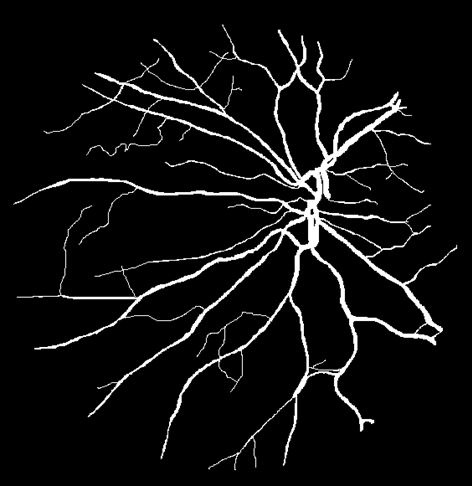
#> input picture kartinka_ch_b.JPG, 472 x 486 px, found by its file name
$ python contours_encoder.py
#> lines starting #> are read from the running program, lines starting #| are printed output that depends on the picture; after the words box and inside, x2 and y2 are one past the last pixel; in counts of white or black regions, pixels touching at a corner belong together
### preprocessing.py
import cv2


def preprocess(img):
    img_gray = cv2.cvtColor(img, cv2.COLOR_BGR2GRAY)
    ret, thresh = cv2.threshold(img_gray, 80, 255, cv2.THRESH_BINARY)

    return thresh

### file_operations.py
import json

import numpy as np


def write(size, res, name):
    if type(res) is list:
        with open(name, 'w') as fw:
            json.dump((size, res), fw)
    else:
        with open(name, 'wb') as fw:
            np.save(fw, size, allow_pickle=True)
            np.save(fw, res, allow_pickle=True)


# [9 lines left out: function read, not called in this run]

### contours_encoder.py
import cv2
from file_operations import write
from preprocessing import preprocess

img = cv2.imread("kartinka_ch_b.jpg")
#> img is the input picture: shape (486, 472, 3); min 0, max 255, mean 16.1

preprocessed_img = preprocess(img)
#> in preprocess, `ret, thresh = cv2.threshold(img_gray, 80, 255, cv2.THRESH_BINARY)`:
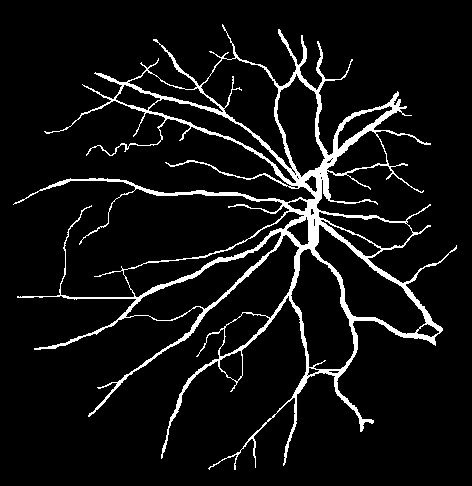
#> thresh: shape (486, 472); 7.1% white; 1 white region

contours, hierarchy = cv2.findContours(preprocessed_img, cv2.RETR_TREE, cv2.CHAIN_APPROX_SIMPLE)
#> contours = 36 contours, 13 with area under 20; largest, box (x1, y1, x2, y2) and area: (13, 24, 457, 470) 45051, (290, 248, 355, 370) 4843, (314, 224, 427, 335) 4602, (200, 57, 293, 170) 4339, (125, 231, 282, 321) 3824

write((preprocessed_img.shape[0], preprocessed_img.shape[1]), contours, "contours_res.npy")
#> (the run stopped early here; a loop or call above may not have finished)
